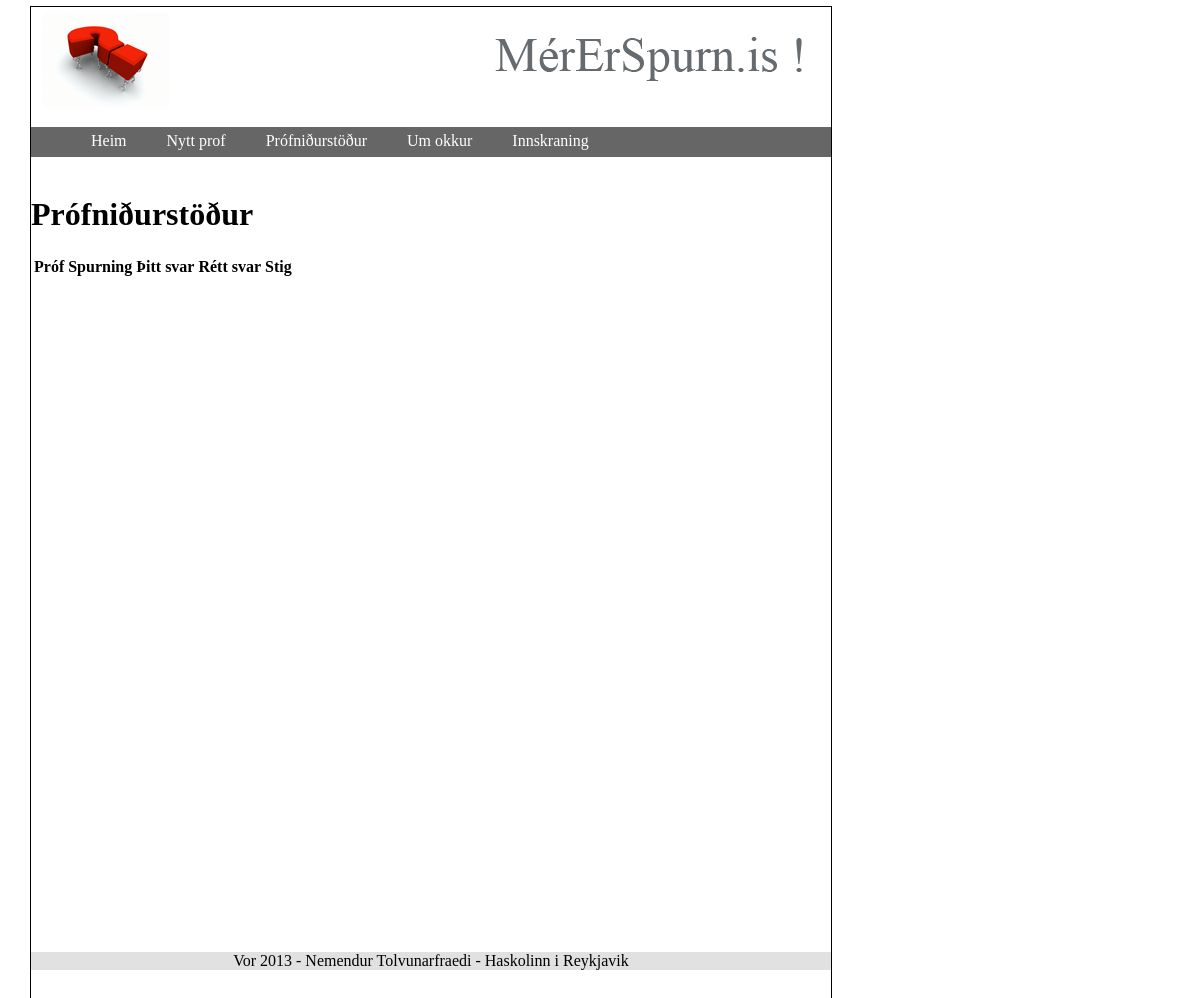
The app's page /results (signed in), older data.
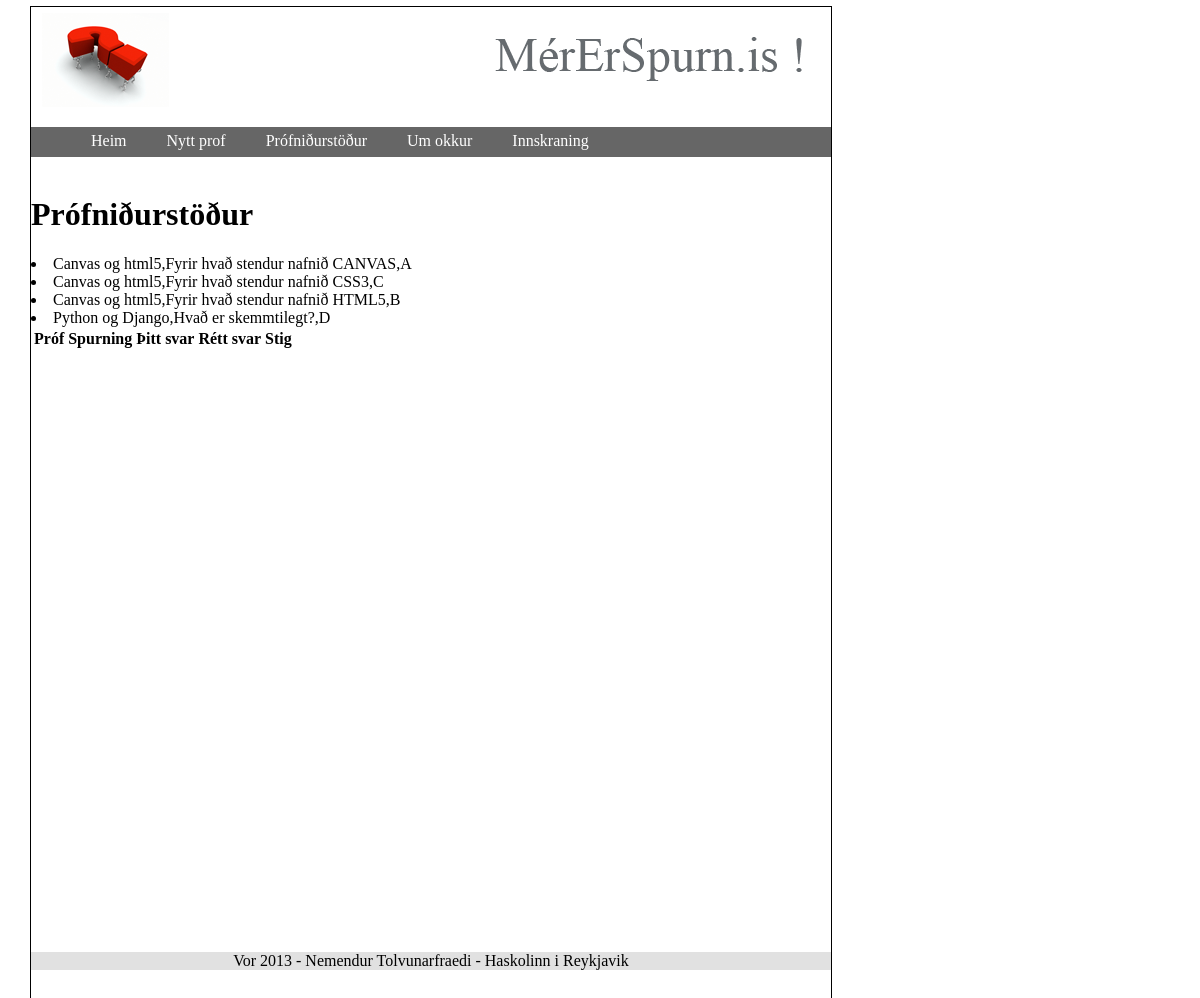
The same page, newer data.
### Exams/models.py (models this page shows)
class Exams(models.Model):
    name = models.CharField(max_length= 50)
    date_created = models.DateField(auto_now=True)
    date_opened = models.DateField()
    date_closed = models.DateField()

class Answers(models.Model):
    userID = models.IntegerField()
    exam = models.ForeignKey(Exams)
    questionID = models.IntegerField()
    user_answer = models.CharField(max_length=1)

class Questions(models.Model):
    exam = models.ForeignKey(Exams)
    question = models.CharField(max_length=256)
    answerA = models.CharField(max_length=256)
    answerB = models.CharField(max_length=256)
    answerC = models.CharField(max_length=256)
    answerD = models.CharField(max_length=256)
    correct_answer = models.CharField(max_length=1)

### Exams/views.py (the view)
# urls.py: url(r'results', 'Exams.views.results', name='results'),
@login_required
def results (request):
    u = request.user.id
    all_results = Answers.objects.filter(userID=u)
    all_exams = Exams.objects.all()
    all_questions = Questions.objects.all()
    model = {"resul" : all_results, "exams" : all_exams, "questions" : all_questions}
    return render_to_response("results.html",model)

### MyTestSite/templates/results.html
{% extends 'index.html' %}
{% block content %}
	<h1>Pr&oacute;fni&eth;urst&ouml;&eth;ur</h1>
	<table class="resulttable">
		<tr>
			<th>Próf</th><th>Spurning</th><th>Þitt svar</th><th>Rétt svar</th><th>Stig</th>
		</tr>
	{% for exam in exams %}
		{% for quest in questions %}
			{% for result in resul %}
				{% if exam.id == result.exam_id and quest.id == result.questionID %}<li>{{exam.name}},{{quest.question}},{{result.user_answer}}</li>{% endif %}
			{% endfor %}
		{% endfor %}
	{% endfor %}
	</table>
{% endblock %}

Row changes from the older to the newer data that the page shows:
now on this page (row unchanged): Exams: name "Canvas og html5"
now on this page (row unchanged): Questions: question "Fyrir hvað stendur nafnið CANVAS"
added Answers: user_answer "A"
now on this page (row unchanged): Questions: question "Fyrir hvað stendur nafnið CSS3"
added Answers: user_answer "C"
now on this page (row unchanged): Questions: question "Fyrir hvað stendur nafnið HTML5"
added Answers: user_answer "B"
now on this page (row unchanged): Exams: name "Python og Django"
now on this page (row unchanged): Questions: question "Hvað er skemmtilegt?"
added Answers: user_answer "D"
